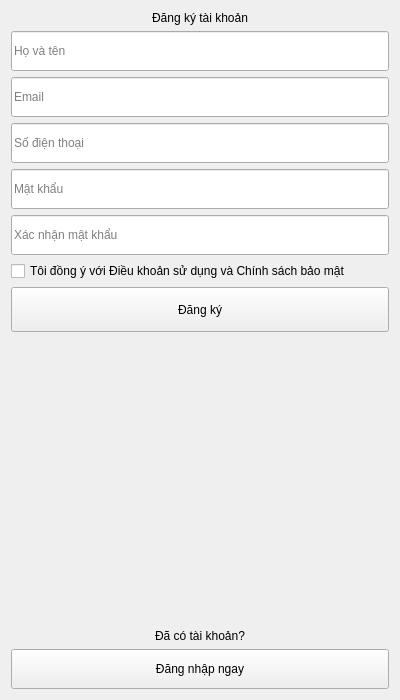
<?xml version="1.0" encoding="UTF-8"?>
<ui version="4.0">
 <class>RegisterWindow</class>
 <widget class="QWidget" name="RegisterWindow">
  <property name="geometry">
   <rect>
    <x>0</x>
    <y>0</y>
    <width>400</width>
    <height>700</height>
   </rect>
  </property>
  <property name="windowTitle">
   <string>Đăng ký - Coffee Shop</string>
  </property>
  <layout class="QVBoxLayout" name="verticalLayout">
   <item>
    <widget class="QLabel" name="titleLabel">
     <property name="text">
      <string>Đăng ký tài khoản</string>
     </property>
     <property name="alignment">
      <set>Qt::AlignCenter</set>
     </property>
    </widget>
   </item>
   <item>
    <widget class="QLineEdit" name="fullNameLineEdit">
     <property name="placeholderText">
      <string>Họ và tên</string>
     </property>
     <property name="minimumSize">
      <size>
       <width>0</width>
       <height>40</height>
      </size>
     </property>
    </widget>
   </item>
   <item>
    <widget class="QLineEdit" name="emailLineEdit">
     <property name="placeholderText">
      <string>Email</string>
     </property>
     <property name="minimumSize">
      <size>
       <width>0</width>
       <height>40</height>
      </size>
     </property>
    </widget>
   </item>
   <item>
    <widget class="QLineEdit" name="phoneLineEdit">
     <property name="placeholderText">
      <string>Số điện thoại</string>
     </property>
     <property name="minimumSize">
      <size>
       <width>0</width>
       <height>40</height>
      </size>
     </property>
    </widget>
   </item>
   <item>
    <widget class="QLineEdit" name="passwordLineEdit">
     <property name="echoMode">
      <enum>QLineEdit::Password</enum>
     </property>
     <property name="placeholderText">
      <string>Mật khẩu</string>
     </property>
     <property name="minimumSize">
      <size>
       <width>0</width>
       <height>40</height>
      </size>
     </property>
    </widget>
   </item>
   <item>
    <widget class="QLineEdit" name="confirmPasswordLineEdit">
     <property name="echoMode">
      <enum>QLineEdit::Password</enum>
     </property>
     <property name="placeholderText">
      <string>Xác nhận mật khẩu</string>
     </property>
     <property name="minimumSize">
      <size>
       <width>0</width>
       <height>40</height>
      </size>
     </property>
    </widget>
   </item>
   <item>
    <widget class="QCheckBox" name="termsCheckBox">
     <property name="text">
      <string>Tôi đồng ý với Điều khoản sử dụng và Chính sách bảo mật</string>
     </property>
    </widget>
   </item>
   <item>
    <widget class="QPushButton" name="registerButton">
     <property name="text">
      <string>Đăng ký</string>
     </property>
     <property name="minimumSize">
      <size>
       <width>0</width>
       <height>45</height>
      </size>
     </property>
    </widget>
   </item>
   <item>
    <spacer name="verticalSpacer">
     <property name="orientation">
      <enum>Qt::Vertical</enum>
     </property>
     <property name="sizeHint" stdset="0">
      <size>
       <width>20</width>
       <height>40</height>
      </size>
     </property>
    </spacer>
   </item>
   <item>
    <widget class="QLabel" name="loginLabel">
     <property name="text">
      <string>Đã có tài khoản?</string>
     </property>
     <property name="alignment">
      <set>Qt::AlignCenter</set>
     </property>
    </widget>
   </item>
   <item>
    <widget class="QPushButton" name="backToLoginButton">
     <property name="text">
      <string>Đăng nhập ngay</string>
     </property>
     <property name="minimumSize">
      <size>
       <width>0</width>
       <height>40</height>
      </size>
     </property>
    </widget>
   </item>
  </layout>
 </widget>
 <resources/>
 <connections/>
</ui>
